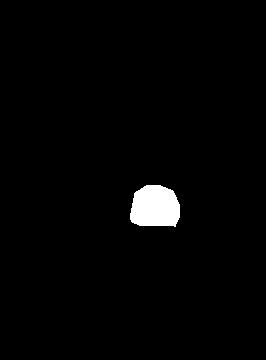
#> input picture poisson_image_edit/resource/test1_mask.jpg, 266 x 360 px
$ python image_fusion.py   (older library calls are emulated)
#> lines starting #> are read from the running program, lines starting #| are printed output that depends on the picture; after the words box and inside, x2 and y2 are one past the last pixel; in counts of white or black regions, pixels touching at a corner belong together
#> in read_mask, `return mask > 50`: returned value: shape (360, 266) bool; 1.8% white; 1 white region, box (x1, y1, x2, y2) and area: (130, 185, 180, 227) 1752
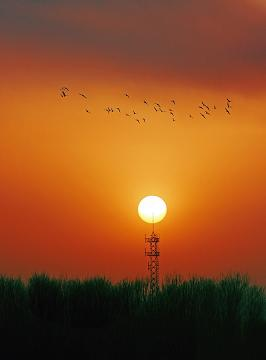
#> input picture poisson_image_edit/resource/test1_src.jpg, 266 x 360 px
#> in read_img, img is the input picture: PIL image 266x360 RGB; mean R, G, B 140.9, 76.6, 32.8
#> call 2 of read_img, with path = './resource/test1_target.jpg'
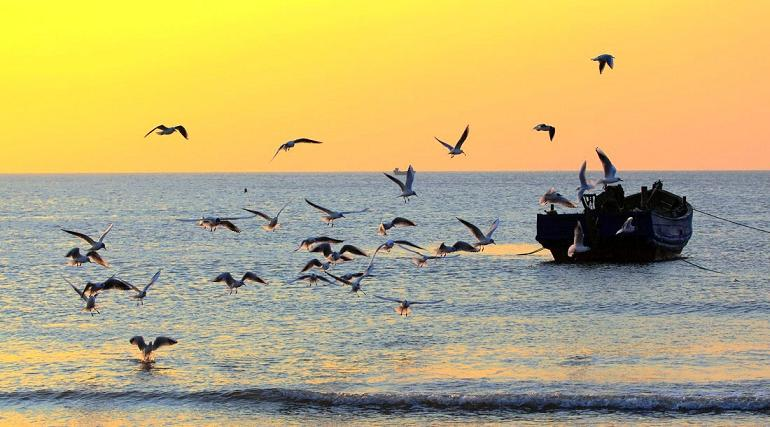
#> input picture poisson_image_edit/resource/test1_target.jpg, 770 x 427 px
#> in read_img, img is the input picture: PIL image 770x427 RGB; mean R, G, B 187.7, 172.6, 120.2
import numpy as np
from PIL import Image
import matplotlib.pyplot as plt
import os
from scipy.signal import convolve2d


def save_img(img, name):
    Image.fromarray(img).save(name)


def read_img(path):
    img = Image.open(path).convert('RGB')
    return np.asarray(img).copy()

def read_mask(path):
    mask = Image.open(path).convert('L')
    mask = np.asarray(mask).copy()
    return mask > 50

def get_laplacian(a):
    M, N = a.shape
    pad = np.zeros((M+2, N+2))
    pad[1:M+1, 1:N+1] = a
    result = np.zeros_like(a)
    for i in range(M):
        for j in range(N):
            # around pad[i+1, j+1]
            result[i,j] = pad[i+1,j] + pad[i+1,j+2] + pad[i,j+1] + pad[i+2,j+1] - 4 * pad[i+1,j+1]
    return result


def poisson_image_edit(src, target, mask):
    M, N = mask.shape
    src = src.astype(np.float)

    target = target.astype(np.float)
    result = target.copy()
    # lap_mask = np.array([[0,1,0],[1,-4,1],[0,1,0]])
    num_unknown = mask.sum()

    lut = {}
    cnt = 0
    for i in range(M):
        for j in range(N):
            if mask[i, j]:
                lut[(i,j)] = cnt
                cnt += 1
                # result[i,j] *= 0
    # return result
    for c in range(3):
        tar_c = target[:,:,c]
        src_c = src[:, :, c]

        A = np.zeros((num_unknown, num_unknown))
        b = np.zeros(num_unknown)
        lap = get_laplacian(src_c)
        cnt = 0
        for i in range(M):
            for j in range(N):
                if mask[i,j]:
                    A[cnt, cnt] = 4

                    if not mask[i-1, j]:
                        b[cnt] = tar_c[i-1,j]
                    else:
                        A[cnt, lut[(i-1,j)]] = -1
                    if not mask[i+1, j]:
                        b[cnt] += tar_c[i+1, j]
                    else:
                        A[cnt, lut[(i+1,j)]] = -1
                    if not mask[i, j-1]:
                        b[cnt] += tar_c[i, j-1]
                    else:
                        A[cnt, lut[(i,j-1)]] = -1
                    if not mask[i, j+1]:
                        b[cnt] += tar_c[i, j+1]
                    else:
                        A[cnt, lut[(i,j+1)]] = -1

                    b[cnt] -= lap[i,j]
                    cnt += 1

        x = np.linalg.solve(A, b)

        cnt = 0
        for i in range(M):
            for j in range(N):
                if mask[i,j]:
                    result[i,j,c] = x[cnt]
                    cnt += 1

    return np.clip(result,0, 255).astype(np.uint8)


def image_fusion(src, target, mask, pos):
    # find a small box that contains the mask
#> called with pos = (100, 70)
    row_idx = np.where(mask.sum(axis=1) > 0)[0]
#> row_idx = 42 values from 185 to 226
    row_lo, row_hi = row_idx.min()-1, row_idx.max()+2
#> row_lo = 184; row_hi = 228
    col_idx = np.where(mask.sum(axis=0) > 0)[0]
#> col_idx = 50 values from 130 to 179
    col_lo, col_hi = col_idx.min()-1, col_idx.max()+2
#> col_lo = 129; col_hi = 181
    # cut images
    mask_box = mask[row_lo:row_hi, col_lo:col_hi]
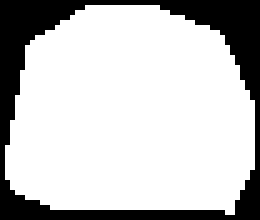
#> mask_box: shape (44, 52) bool (shown 5 times larger); 76.6% white; 1 black region, box (x1, y1, x2, y2) and area: (0, 0, 52, 44) 536
    src_box = src[row_lo:row_hi, col_lo:col_hi, :]
    target_box = target[pos[0]:pos[0]+row_hi-row_lo, pos[1]:pos[1]+col_hi-col_lo, :]
    edited = poisson_image_edit(src_box, target_box, mask_box)
#> in poisson_image_edit, `num_unknown = mask.sum()`: num_unknown = 1752
#> after the loop in poisson_image_edit, `for c in range(3):`:
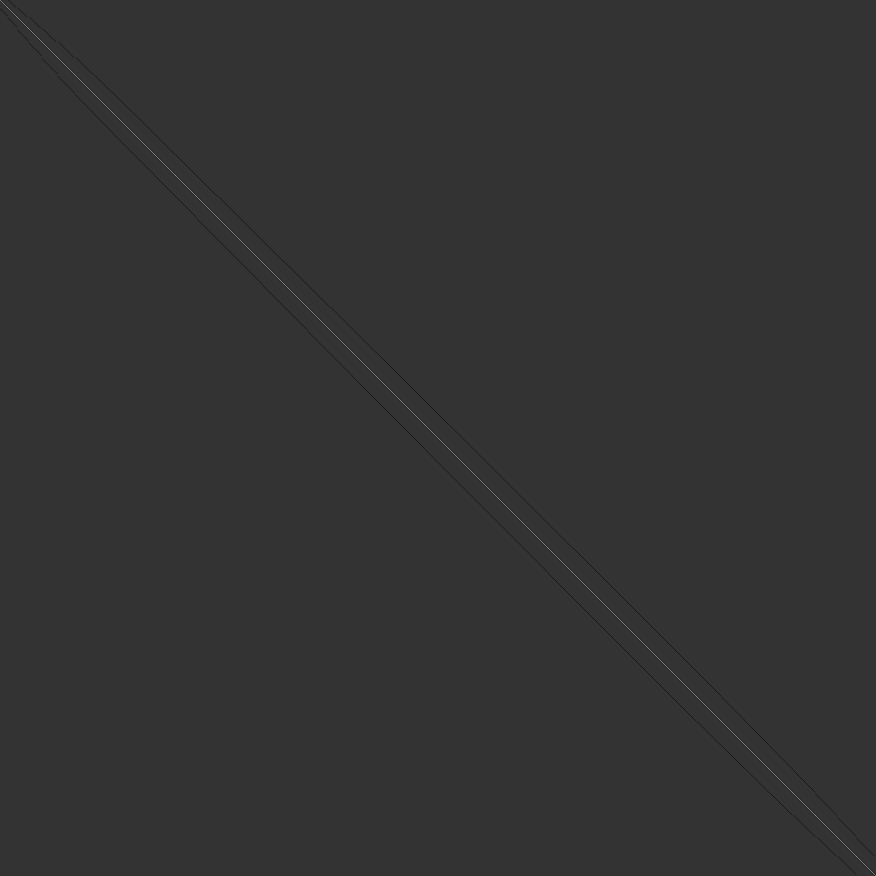
#> A: shape (1752, 1752) float64 (shown at 1/2 size); min -1, max 4, mean 5.99e-05; drawn with min black and max white
#> after the loop in poisson_image_edit, `for c in range(3):`:
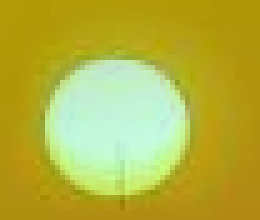
#> result: shape (44, 52, 3) float64 (shown 5 times larger); mean of channels 0, 1, 2 259.5, 256.1, 133.2; drawn with min black and max white
#> after the loop in poisson_image_edit, `for c in range(3):`:
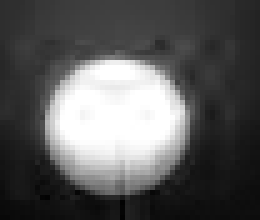
#> src_c: shape (44, 52) float64 (shown 5 times larger); min 2, max 255, mean 90.5
#> in poisson_image_edit, `return np.clip(result,0, 255).astype(np.uint8)`:
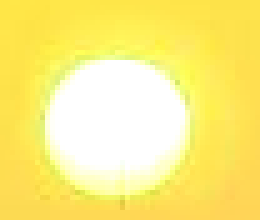
#> returned value: shape (44, 52, 3) (shown 5 times larger); mean of channels 0, 1, 2 253.3, 237.1, 127; drawn as R, G, B
    # replace part of target with the original ones
    target[pos[0]:pos[0]+row_hi-row_lo, pos[1]:pos[1]+col_hi-col_lo, :] = edited
#> target: shape (427, 770, 3)
    return target


if __name__ == '__main__':
    img_dir = './resource/'
    mask1 = read_mask(os.path.join(img_dir, 'test1_mask.jpg')) #(360, 266)
    src1 = read_img(os.path.join(img_dir, 'test1_src.jpg')) #(360, 266, 3)
    target1 = read_img(os.path.join(img_dir, 'test1_target.jpg')) #(427, 770, 3)
    pos1 = (100, 70)
    result1 = image_fusion(src1, target1, mask1, pos1)
    Image.fromarray(result1).save('fusion_result1.jpg')

    mask2 = read_mask(os.path.join(img_dir, 'test2_mask.png'))
#> (the run stopped early here; a loop or call above may not have finished)
